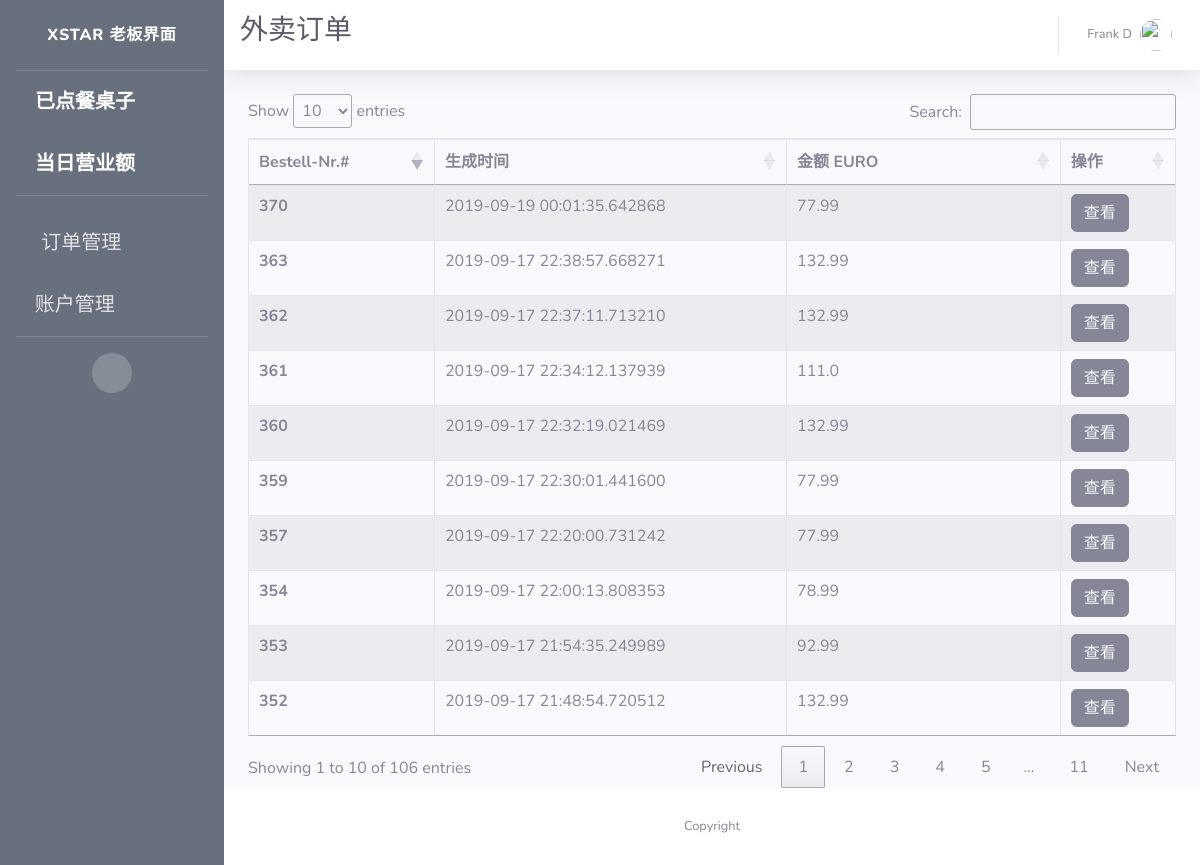
Screenshot of /boss/takeaway/orders/all (signed in) with the database file from the repository.
### app/models.py (models this page shows, shortened)
class User(UserMixin, db.Model):
    id = db.Column(db.Integer, primary_key=True)
    username = db.Column(db.String(64), index=True, unique=True, nullable=False)
    alias = db.Column(db.String(64))
    email = db.Column(db.String(120), unique=True)
    password_hash = db.Column(db.String(128))
    permissions = db.Column(db.Integer)
    container = db.Column(db.String(300))
    timeCreated = db.Column(db.DateTime, default=datetime.utcnow)

class Order(db.Model):
    id = db.Column(db.Integer, primary_key=True, unique=True, index=True)
    totalPrice = db.Column(db.Float, unique=False)
    orderNumber = db.Column(db.String(200), unique=True)
    timeCreated = db.Column(db.DateTime, default=datetime.utcnow)
    isPaid = db.Column(db.Boolean, default=False)
    isReady = db.Column(db.Boolean, default=False)
    isPickedUp = db.Column(db.Boolean, default=False)
    items = db.Column(db.String(1500))
    pay_via = db.Column(db.String(100))
    type = db.Column(db.String(100))
    container = db.Column(db.String(300))
    mealPrinted = db.Column(db.Boolean, default=False)
    printed = db.Column(db.Boolean, default=False)
    settleTime = db.Column(db.DateTime)
    settleID = db.Column(db.String(500))
    table_name = db.Column(db.String(500))
    seat_number = db.Column(db.String(500))
    isCancelled = db.Column(db.Boolean(), default=False)
    isDone = db.Column(db.Boolean())
    dishes = db.Column(db.String(1500))
    discount = db.Column(db.Float, default=0.0)
    discount_rate = db.Column(db.Float, default=0.0)
    subtype = db.Column(db.String(500))
    endTotal = db.Column(db.Float, default=totalPrice)
    section = db.Column(db.String(500))

### app/routes.py (the view)
@app.route("/boss/takeaway/orders/all")
@login_required
def boss_all_out_orders():
    orders = Order.query.filter(Order.type == "Out").all()
    return render_template('boss_all_out_orders.html',
                           title=u'外卖订单',
                           orders=orders)

### app/models.py (called while the page is built)
@login.user_loader
def load_user(id):
    return User.query.get(int(id))

### app/templates/boss_all_out_orders.html (shortened to what this page needs)
{% extends 'boss.html' %}
{% block css %}
<link rel="stylesheet" type="text/css" href="https://cdn.datatables.net/1.10.19/css/jquery.dataTables.css">
<link rel="stylesheet" type="text/css" href="https://cdnjs.cloudflare.com/ajax/libs/twitter-bootstrap/4.1.3/css/bootstrap.css">
<link rel="stylesheet" type="text/css" href="https://cdn.datatables.net/1.10.19/css/dataTables.bootstrap4.min.css">
{% endblock %}
{% block title %}
<h1 class="h3 mb-2 text-gray-800">{{ title }}</h1>
<br>
{% endblock %}
{% block content %}
<div class="row">
    <div class="col-sm-12">
        <table id="example" class="table table-striped table-bordered">
      <thead>
        <tr>
          <th scope="col">Bestell-Nr.#</th>
          <th scope="col">生成时间</th>
          <th scope="col">金额 EURO</th>
          <th scope="col">操作</th>
        </tr>
      </thead>
      <tbody>
      {% for order in orders %}
        <tr id={{ order.id }}>
          <th scope="row">{{ order.id }}</th>
          <td>{{ order.timeCreated }}</td>
          <td>{{ order.totalPrice }}</td>
          <td>
            <span>
              <button type="button" class="btn btn-secondary">
                <a href={{ url_for('boss_takeaway_order_view', order_id=order.id) }} style="color: rgb(247, 249, 252)">
                  查看
                </a>
              </button>
            </span>
          </td>
        </tr>
      {% endfor %}
      </tbody>
    </table>
    </div>
</div>
{% endblock %}

### app/templates/boss.html (shortened to what this page needs)
<!DOCTYPE html>
<html lang="en">
<head>
  {% block css %}
  {% endblock %}
  <link href="{{ url_for('static', filename='fontawesome-free/css/all.min.css') }}" rel="stylesheet" type="text/css">
  <link href="{{ url_for('static', filename='css/sb-admin-2.min.css')}}" rel="stylesheet">
</head>
<body id="page-top">
  <div id="wrapper">
    <ul class="navbar-nav bg-gradient-primary sidebar sidebar-dark accordion" id="accordionSidebar">
      <a class="sidebar-brand d-flex align-items-center justify-content-center" href="{{ url_for('index') }}">
        <div class="sidebar-brand-text mx-3">Xstar 老板界面</div>
      </a>
      <hr class="sidebar-divider my-0">
      <li class="nav-item active">
        <a class="nav-link" href="{{url_for('boss_active_tables') }}">
          <i class="fas fa-chair"></i>
          <span>已点餐桌子</span></a>
      </li>
      <li class="nav-item active">
        <a class="nav-link" href="{{url_for('boss_daily_revenue') }}">
          <i class="fas fa-money-bill-alt"></i>
          <span>当日营业额</span></a>
      </li>
      <hr class="sidebar-divider">
      <li class="nav-item">
        <a class="nav-link collapsed" href="#" data-toggle="collapse" data-target="#collapseTwo" aria-expanded="true" aria-controls="collapseTwo">
          <i class="fas fa-fw fa-cog"></i>
          <span>订单管理</span>
        </a>
      </li>
      <li class="nav-item">
        <a class="nav-link" href="{{ url_for('boss_users_manage') }}">
          <i class="fas fa-users"></i>
          <span>账户管理</span></a>
      </li>
      <hr class="sidebar-divider d-none d-md-block">
      <div class="text-center d-none d-md-inline">
        <button class="rounded-circle border-0" id="sidebarToggle"></button>
      </div>
    </ul>
    <div id="content-wrapper" class="d-flex flex-column">
      <div id="content">
        <nav class="navbar navbar-expand navbar-light bg-white topbar mb-4 static-top shadow">
          {% block title %}
          {% endblock %}
          <ul class="navbar-nav ml-auto">
            <li class="nav-item dropdown no-arrow">
              <a class="nav-link dropdown-toggle" href="#" id="userDropdown" role="button" data-toggle="dropdown" aria-haspopup="true" aria-expanded="false">
                <span class="mr-2 d-none d-lg-inline text-gray-600 small">{{ current_user.alias }}</span>
                <img class="img-profile rounded-circle" src="https://source.unsplash.com/QAB-WJcbgJk/60x60">
              </a>
            </li>
          </ul>
        </nav>
        <div class="container-fluid">
          {% block content %}{% endblock %}
        </div>
      </div>
      <footer class="sticky-footer bg-white">
        <div class="container my-auto">
          <div class="copyright text-center my-auto">
            <span>Copyright {{ company_name }}</span>
          </div>
        </div>
      </footer>
    </div>
  </div>
</body>
</html>

### app/templates/boss.html (style rules this page uses)
.bg-gradient-primary { background-image: linear-gradient(180deg,#67707c 10%,#67707c 100%); background-size: cover; }

### rows the page displays
User: alias "Frank D"
Order: id "352", timeCreated "2019-09-17 21:48:54.720512", totalPrice "132.99"
Order: id "353", timeCreated "2019-09-17 21:54:35.249989", totalPrice "92.99"
Order: id "354", timeCreated "2019-09-17 22:00:13.808353", totalPrice "78.99"
Order: id "357", timeCreated "2019-09-17 22:20:00.731242", totalPrice "77.99"
Order: id "359", timeCreated "2019-09-17 22:30:01.441600", totalPrice "77.99"
Order: id "360", timeCreated "2019-09-17 22:32:19.021469", totalPrice "132.99"
Order: id "361", timeCreated "2019-09-17 22:34:12.137939", totalPrice "111.0"
Order: id "362", timeCreated "2019-09-17 22:37:11.713210", totalPrice "132.99"
Order: id "363", timeCreated "2019-09-17 22:38:57.668271", totalPrice "132.99"
Order: id "370", timeCreated "2019-09-19 00:01:35.642868", totalPrice "77.99"

### other values shown
{{ title }} "外卖订单"
